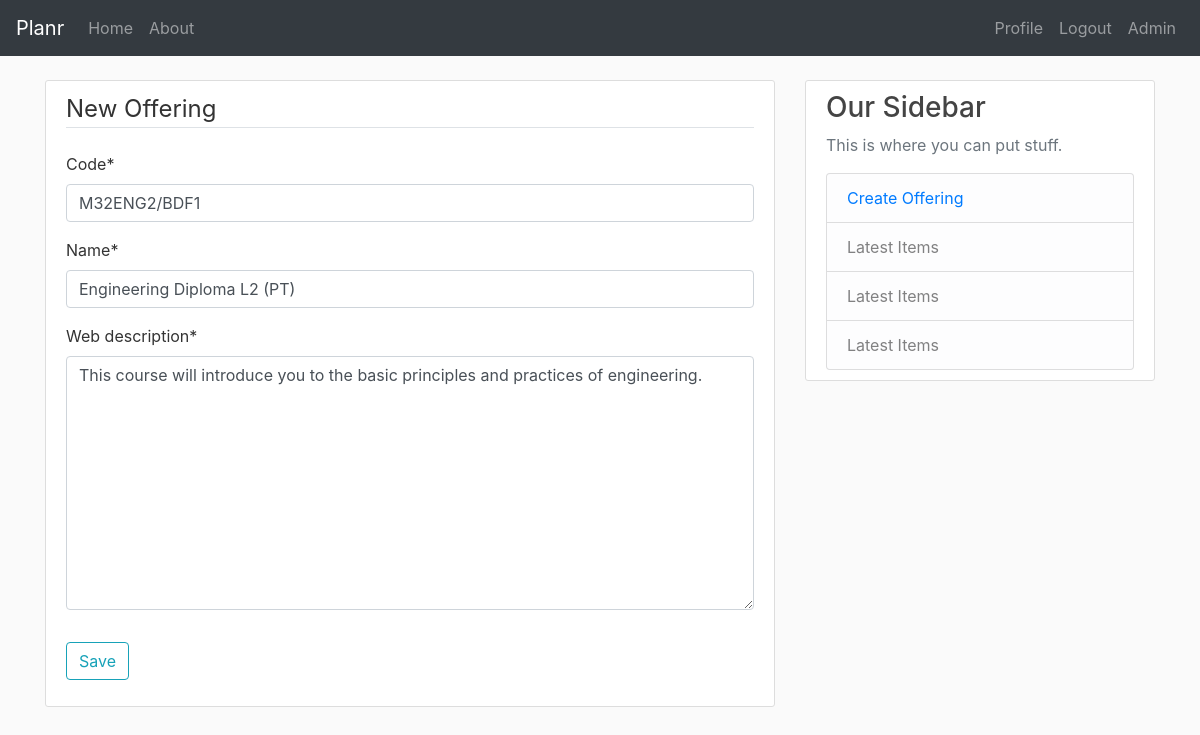
/offering/1/update/ (signed in), run on the app's committed database.
### curriculum/models.py (models this page shows, shortened)
class Offering(models.Model):
    code = models.CharField(max_length=20, default="to be assigned")
    name = models.CharField(max_length=200)
    web_description = models.TextField()
    created_by = models.ForeignKey(User, on_delete=models.CASCADE)
    created_date = models.DateTimeField(auto_now_add=True)

### curriculum/views.py (the view, shortened to what this page needs)
# urls.py: path('offering/<int:pk>/update/', OfferingUpdateView.as_view(), name='offering-update'),
class OfferingUpdateView(LoginRequiredMixin, UserPassesTestMixin, UpdateView):
    model = Offering
    fields = ['code', 'name', 'web_description']
    def test_func(self):
        offering = self.get_object()
        if self.request.user == offering.created_by:
            return True
        return False

### curriculum/templates/curriculum/offering_form.html (shortened to what this page needs)
{% extends "curriculum/base.html" %}
{% load crispy_forms_tags %}
{% block content %}
<div class="content-section">
    <form method="POST">
        <fieldset class="form-group">
            <legend class="border-bottom mb-4">New Offering</legend>
            {{ form|crispy }}
        </fieldset>
        <div class="form-group">
            <button class="btn btn-outline-info" type="submit">Save</button>
        </div>
    </form>
</div>
{% endblock content %}

### curriculum/static/curriculum/style.css (style rules this page uses)
body { background: #fafafa; color: #333333; }
.content-section { background: #ffffff; padding: 10px 20px; border: 1px solid #dddddd; border-radius: 3px; margin-bottom: 20px; }

### data on the page
Offering: code "M32ENG2/BDF1", name "Engineering Diploma L2 (PT)", web_description "This course will introduce you to the basic principles and practices of engineering."
